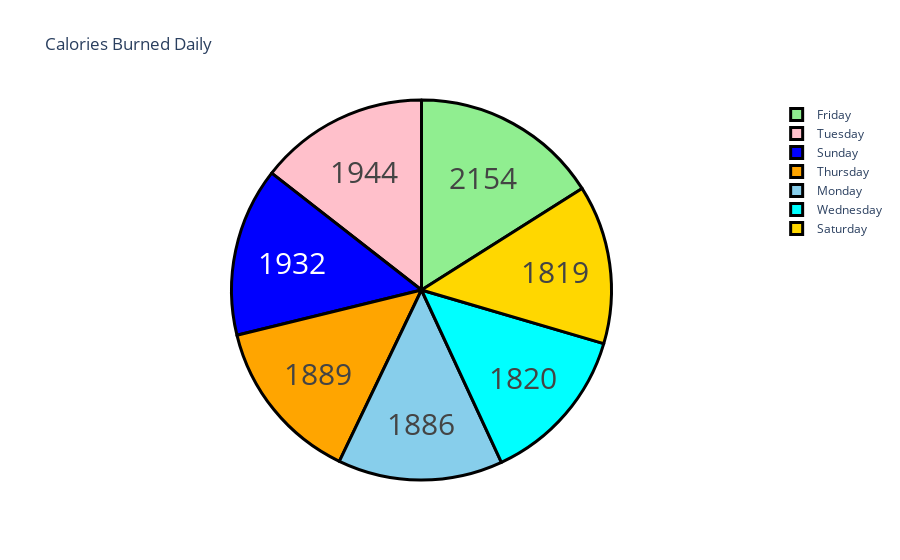

Notebook code cell kept with this figure:
### Code cell
calories = data['Calories']

fig = go.Figure(data=[go.Pie(labels=label, values=calories)])
fig.update_layout(title_text='Calories Burned Daily')
fig.update_traces(hoverinfo='label+percent', textinfo='value', textfont_size=30, marker=dict(colors=colors, line=dict(color='black', width=3)))

fig.show()

### Figure 1 — Plotly figure (JSON) as saved in the notebook; plotly's stock layout.template omitted (floating-point values rounded to 4 significant figures; data arrays with more than 128 entries replaced by an {"elided": "..."} marker saying what was removed)
{"data": [{"hoverinfo": "label+percent", "labels": ["Saturday", "Friday", "Tuesday", "Sunday", "Monday", "Wednesday", "Thursday"], "marker": {"colors": ["gold", "lightgreen", "pink", "blue", "skyblue", "cyan", "orange"], "line": {"color": "black", "width": 3}}, "textfont": {"size": 30}, "textinfo": "value", "type": "pie", "values": {"elided": "457 int values"}}], "layout": {"title": {"text": "Calories Burned Daily"}}}
